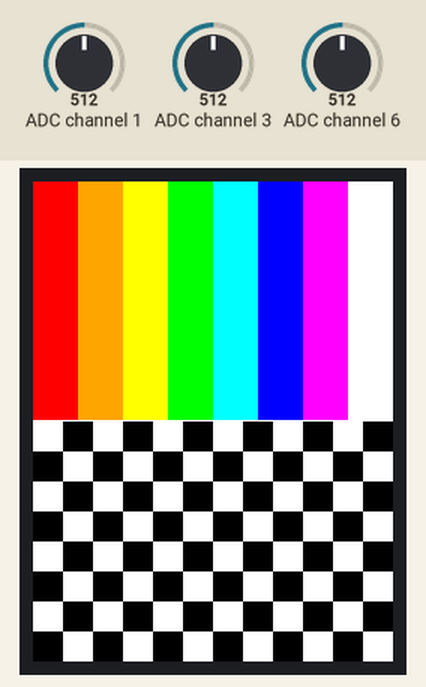
Bench run of a program on a simulated Raspberry Pi (BCM pin numbers), started with the argument all. On the bench: 240×320 colour display. The inputs (shaded band) are chosen by the test bench; at power-on: ADC channel 1 = 512, ADC channel 3 = 512, ADC channel 6 = 512 (analog values on the 0–1023 scale). Text uses the font file from the repository; what the program prints to the terminal is not drawn.

Above: at 7.3 s.
At 11.1 s:
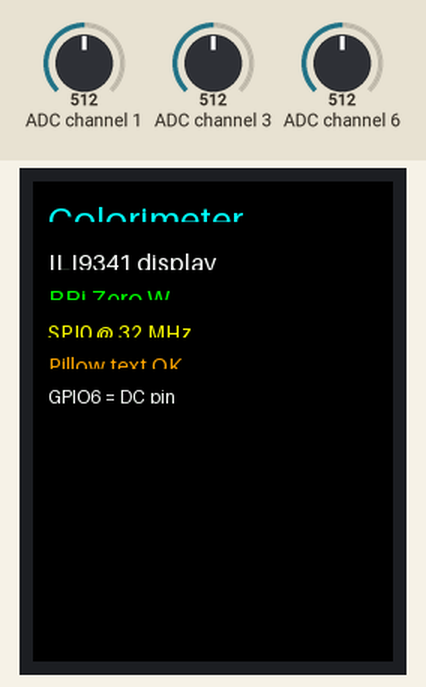
At 14.8 s:
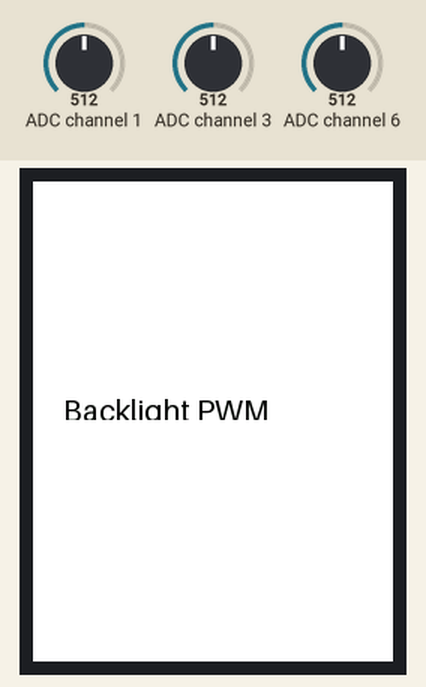
At 18.8 s:
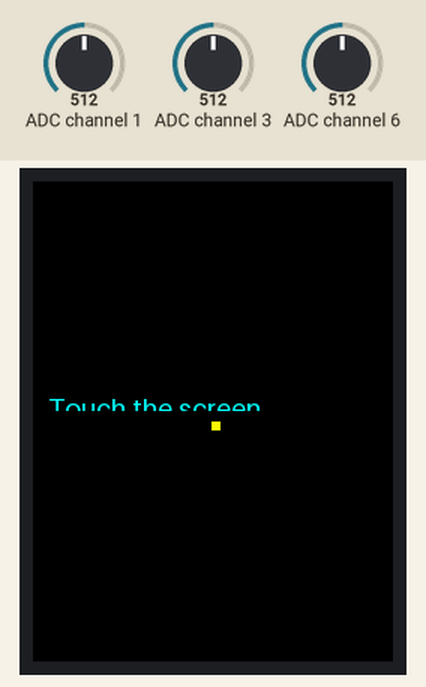

Measured:
- what the display in image 0 shows lasts 3.5 s, from 7.3 s to 10.8 s
- what the display in image 2 shows lasts 3.2 s, from 14.8 s to 18.0 s

The program:

Adafruit_1651_display_test.py
```python
#!/usr/bin/env python3
"""
display_test.py  —  Adafruit 1651 proof-of-life test
-----------------------------------------------------
Tests
  ILI9341 display (TFT)
  TSC2007 touch
  TSIRQ interrupt
  backlight PWM

Hardware (from as-built pin map):
  SPI0 MOSI  GPIO10  pin 19   -> ILI9341
  SPI0 MISO  GPIO9   pin 21   <- ILI9341
  SPI0 SCLK  GPIO11  pin 23   -> ILI9341
  SPI0 CE0   GPIO8   pin 24   -> TFT CS  (hardware managed)
  TFT DC     GPIO6   pin 31   -> ILI9341 Data/Command
  I2C SDA    GPIO2   pin 3    -> TSC2007
  I2C SCL    GPIO3   pin 5    -> TSC2007
  TSIRQ      GPIO4   pin 7    <- TSC2007 active-low interrupt
  Backlight  GPIO13  pin 33      hardware PWM1 via pigpio

Usage:
  python3 display_test.py fill       # flood screen, cycle colours
  python3 display_test.py pattern    # colour bars + basic shapes
  python3 display_test.py text       # text rendering via Pillow
  python3 display_test.py backlight  # PWM brightness ramp up and down
  python3 display_test.py touch      # poll touch coordinates for 30 s
  python3 display_test.py tsirq      # wait for TSIRQ then read touch (30 s)
  python3 display_test.py all        # run every test in sequence
"""

import sys
import time
import struct
import spidev
import RPi.GPIO as GPIO
import smbus2
import pigpio
from PIL import Image, ImageDraw, ImageFont

# ── Pin assignments ───────────────────────────────────────────────────────────
DC_PIN    = 6       # TFT Data/Command select
TSIRQ_PIN = 4       # TSC2007 interrupt, active-low
BL_PIN    = 13      # backlight, hardware PWM1

SPI_BUS  = 0
SPI_DEV  = 0
SPI_HZ   = 8_000_000

I2C_BUS  = 1
TSC_ADDR = 0x48

# ── Display geometry ──────────────────────────────────────────────────────────
W, H = 240, 320

# ── RGB565 colour helpers ─────────────────────────────────────────────────────
def rgb565(r, g, b):
    return ((r & 0xF8) << 8) | ((g & 0xFC) << 3) | (b >> 3)

def rgb565_bytes(r, g, b):
    c = rgb565(r, g, b)
    return bytes([c >> 8, c & 0xFF])

BLACK   = rgb565(  0,   0,   0)
WHITE   = rgb565(255, 255, 255)
RED     = rgb565(255,   0,   0)
GREEN   = rgb565(  0, 255,   0)
BLUE    = rgb565(  0,   0, 255)
CYAN    = rgb565(  0, 255, 255)
MAGENTA = rgb565(255,   0, 255)
YELLOW  = rgb565(255, 255,   0)
ORANGE  = rgb565(255, 165,   0)

# ── ILI9341 register addresses ────────────────────────────────────────────────
_SWRESET  = 0x01
_SLPOUT   = 0x11
_DISPON   = 0x29
_CASET    = 0x2A
_PASET    = 0x2B
_RAMWR    = 0x2C
_MADCTL   = 0x36
_COLMOD   = 0x3A
_PWCTR1   = 0xC0
_PWCTR2   = 0xC1
_VMCTR1   = 0xC5
_VMCTR2   = 0xC7
_FRMCTR1  = 0xB1
_DFUNCTR  = 0xB6
_GMCTRP1  = 0xE0
_GMCTRN1  = 0xE1

# ── SPI and GPIO globals ──────────────────────────────────────────────────────
_spi = None
_pi  = None   # pigpio instance


# ── ILI9341 low-level interface ───────────────────────────────────────────────

def _cmd(c):
    GPIO.output(DC_PIN, GPIO.LOW)
    _spi.writebytes([c])

def _data(d):
    GPIO.output(DC_PIN, GPIO.HIGH)
    if isinstance(d, int):
        _spi.writebytes([d])
    else:
        _spi.writebytes2(d)

def _reg(c, *args):
    _cmd(c)
    if args:
        _data(list(args))


# ── ILI9341 initialisation ────────────────────────────────────────────────────

def _init_display():
    """Full ILI9341 init sequence."""
    _cmd(_SWRESET);  time.sleep(0.20)
    _reg(_PWCTR1,  0x23)
    _reg(_PWCTR2,  0x10)
    _reg(_VMCTR1,  0x3E, 0x28)
    _reg(_VMCTR2,  0x86)
    _reg(_MADCTL,  0x48)          # row/col order, BGR
    _reg(0x37,     0x00)          # vertical scroll zero
    _reg(_COLMOD,  0x55)          # 16-bit colour
    _reg(_FRMCTR1, 0x00, 0x18)
    _reg(_DFUNCTR, 0x08, 0x82, 0x27)
    _reg(0xF2,     0x00)          # gamma function disable
    _reg(0x26,     0x01)          # gamma curve 1
    _reg(_GMCTRP1,
         0x0F, 0x31, 0x2B, 0x0C, 0x0E,
         0x08, 0x4E, 0xF1, 0x37, 0x07,
         0x10, 0x03, 0x0E, 0x09, 0x00)
    _reg(_GMCTRN1,
         0x00, 0x0E, 0x14, 0x03, 0x11,
         0x07, 0x31, 0xC1, 0x48, 0x08,
         0x0F, 0x0C, 0x31, 0x36, 0x0F)
    _cmd(_SLPOUT); time.sleep(0.15)
    _cmd(_DISPON)


# ── ILI9341 drawing primitives ────────────────────────────────────────────────

def _set_window(x0, y0, x1, y1):
    _cmd(_CASET);  _data(struct.pack(">HH", x0, x1))
    _cmd(_PASET);  _data(struct.pack(">HH", y0, y1))
    _cmd(_RAMWR)

def fill_screen(color):
    _set_window(0, 0, W - 1, H - 1)
    pixel = bytes([color >> 8, color & 0xFF])
    GPIO.output(DC_PIN, GPIO.HIGH)
    chunk = pixel * 512
    total = W * H
    sent  = 0
    while sent < total:
        n = min(512, total - sent)
        _spi.writebytes2(pixel * n)
        sent += n

def fill_rect(x, y, w, h, color):
    _set_window(x, y, x + w - 1, y + h - 1)
    pixel = bytes([color >> 8, color & 0xFF])
    GPIO.output(DC_PIN, GPIO.HIGH)
    total = w * h
    sent  = 0
    while sent < total:
        n = min(512, total - sent)
        _spi.writebytes2(pixel * n)
        sent += n

def blit_image(img, x=0, y=0):
    """Blit a Pillow RGB image to the display."""
    img = img.convert("RGB")
    iw, ih = img.size
    _set_window(x, y, x + iw - 1, y + ih - 1)
    pixels = img.tobytes()
    GPIO.output(DC_PIN, GPIO.HIGH)
    buf = bytearray(iw * ih * 2)
    for i in range(0, len(pixels), 3):
        r, g, b = pixels[i], pixels[i+1], pixels[i+2]
        c = rgb565(r, g, b)
        j = (i // 3) * 2
        buf[j]   = c >> 8
        buf[j+1] = c & 0xFF
    _spi.writebytes2(buf)

def draw_text(text, x, y, fg=WHITE, bg=BLACK, size=16):
    """Render text using Pillow and blit to display."""
    try:
        font = ImageFont.load_default(size=size)
    except TypeError:
        font = ImageFont.load_default()
    tmp  = Image.new("RGB", (1, 1))
    bbox = ImageDraw.Draw(tmp).textbbox((0, 0), text, font=font)
    tw, th = bbox[2] - bbox[0], bbox[3] - bbox[1]
    surf = Image.new("RGB", (tw, th), _565_to_rgb(bg))
    ImageDraw.Draw(surf).text((0, 0), text, font=font, fill=_565_to_rgb(fg))
    blit_image(surf, x, y)

def _565_to_rgb(c):
    r = ((c >> 11) & 0x1F) << 3
    g = ((c >>  5) & 0x3F) << 2
    b =  (c        & 0x1F) << 3
    return (r, g, b)


# ── Backlight control ─────────────────────────────────────────────────────────

def set_backlight(percent):
    """Set backlight brightness 0-100 via hardware PWM."""
    duty = int(max(0, min(100, percent)) * 10000)
    _pi.hardware_PWM(BL_PIN, 2000, duty)


# ── TSC2007 touch reading ─────────────────────────────────────────────────────

# TSC2007 command bytes: C[7:4]=function, C[3:2]=power, C[1]=ADC res, C[0]=STS
_TSC_READ_X  = 0xC4   # measure X,  12-bit, power-on
_TSC_READ_Y  = 0xD4   # measure Y,  12-bit, power-on
_TSC_READ_Z1 = 0xB4   # measure Z1, 12-bit
_TSC_READ_Z2 = 0xC4   # measure Z2, 12-bit  (same byte as X — intentional)

# Calibration: map raw ADC range to pixel range
# These are typical values; run touch test and note min/max to refine
CAL_X_MIN, CAL_X_MAX = 300, 3700
CAL_Y_MIN, CAL_Y_MAX = 300, 3700

# def _tsc_read_channel(bus, cmd):
#     """Send one TSC2007 command, return 12-bit result."""
#     bus.write_byte(TSC_ADDR, cmd)
#     time.sleep(0.001)
#     raw = bus.read_word_data(TSC_ADDR, 0)
#     # Result is in upper 12 bits of the 16-bit word, big-endian
#     return ((raw & 0xFF) << 4) | ((raw >> 12) & 0x0F)

# def read_touch_raw(bus):
#     """Return raw (x, y, z1) ADC values from TSC2007."""
#     x  = _tsc_read_channel(bus, _TSC_READ_X)
#     y  = _tsc_read_channel(bus, _TSC_READ_Y)
#     z1 = _tsc_read_channel(bus, _TSC_READ_Z1)
#     return x, y, z1

def _tsc_read_channel(bus, cmd):
    """
    TSC2007 protocol: write one command byte, read two bytes back.
    Result is 12-bit value in bits [15:4] of the two-byte response.
    Uses raw i2c_rdwr to avoid SMBus framing issues.
    """
    write = smbus2.i2c_msg.write(TSC_ADDR, [cmd])
    read  = smbus2.i2c_msg.read(TSC_ADDR, 2)
    bus.i2c_rdwr(write)
    time.sleep(0.002)
    bus.i2c_rdwr(read)
    data = list(read)
    return ((data[0] << 4) | (data[1] >> 4)) & 0xFFF

def read_touch_raw(bus):
    """Return raw (x, y, z1) ADC values from TSC2007."""
    x  = _tsc_read_channel(bus, 0xC0)   # X measurement, 12-bit, power-on
    y  = _tsc_read_channel(bus, 0xD0)   # Y measurement, 12-bit, power-on
    z1 = _tsc_read_channel(bus, 0xB0)   # Z1 pressure
    return x, y, z1

def raw_to_pixels(rx, ry):
    """Map raw ADC values to display pixel coordinates."""
    px = int((rx - CAL_X_MIN) / (CAL_X_MAX - CAL_X_MIN) * W)
    py = int((ry - CAL_Y_MIN) / (CAL_Y_MAX - CAL_Y_MIN) * H)
    px = max(0, min(W - 1, px))
    py = max(0, min(H - 1, py))
    return px, py


# ── Hardware setup and teardown ───────────────────────────────────────────────

def setup():
    global _spi, _pi

    GPIO.setmode(GPIO.BCM)
    GPIO.setwarnings(False)
    GPIO.setup(DC_PIN,    GPIO.OUT, initial=GPIO.HIGH)
    GPIO.setup(TSIRQ_PIN, GPIO.IN,  pull_up_down=GPIO.PUD_UP)

    _spi = spidev.SpiDev()
    _spi.open(SPI_BUS, SPI_DEV)
    _spi.max_speed_hz = SPI_HZ
    _spi.mode = 0

    _pi = pigpio.pi()
    if not _pi.connected:
        print("ERROR: pigpio daemon not running. Run: sudo systemctl start pigpiod")
        sys.exit(1)

    set_backlight(80)
    _init_display()
    print("Display initialised.")

def teardown():
    fill_screen(BLACK)
    set_backlight(0)
    _spi.close()
    _pi.stop()
    GPIO.cleanup()
    print("Done.")


# ── Individual tests ──────────────────────────────────────────────────────────

def test_fill():
    """Flood screen with solid colours in sequence."""
    print("\n── test_fill ────────────────────────────")
    colours = [
        (RED,     "Red"),
        (GREEN,   "Green"),
        (BLUE,    "Blue"),
        (WHITE,   "White"),
        (CYAN,    "Cyan"),
        (MAGENTA, "Magenta"),
        (YELLOW,  "Yellow"),
        (BLACK,   "Black"),
    ]
    for color, name in colours:
        print(f"  {name}")
        fill_screen(color)
        time.sleep(0.6)
    print("  fill test complete.")


def test_pattern():
    """Draw colour bars and a centred circle."""
    print("\n── test_pattern ─────────────────────────")
    fill_screen(BLACK)
    bar_w = W // 8
    bars  = [RED, ORANGE, YELLOW, GREEN, CYAN, BLUE, MAGENTA, WHITE]
    for i, color in enumerate(bars):
        fill_rect(i * bar_w, 0, bar_w, H // 2, color)
    # Horizontal divider
    fill_rect(0, H // 2 - 1, W, 2, WHITE)
    # Checkerboard in lower half
    sq = 20
    for row in range(H // 2 // sq + 1):
        for col in range(W // sq + 1):
            color = WHITE if (row + col) % 2 == 0 else BLACK
            fill_rect(col * sq, H // 2 + row * sq, sq, sq, color)
    print("  pattern drawn. Pausing 3 s...")
    time.sleep(3)
    print("  pattern test complete.")


def test_text():
    """Render several lines of text at different sizes."""
    print("\n── test_text ────────────────────────────")
    fill_screen(BLACK)
    lines = [
        ("Colorimeter", 10,  10, CYAN,    24),
        ("ILI9341 display", 10,  44, WHITE,   16),
        ("RPi Zero W",  10,  68, GREEN,   16),
        ("SPI0 @ 32 MHz", 10,  92, YELLOW,  14),
        ("Pillow text OK", 10, 114, ORANGE,  14),
        ("GPIO6 = DC pin",  10, 136, WHITE,   12),
    ]
    for text, x, y, fg, size in lines:
        draw_text(text, x, y, fg=fg, bg=BLACK, size=size)
        print(f"  drew: '{text}'")
    time.sleep(3)
    print("  text test complete.")


def test_backlight():
    """Ramp backlight brightness up and down using hardware PWM."""
    print("\n── test_backlight ───────────────────────")
    fill_screen(WHITE)
    draw_text("Backlight PWM", 20, 140, fg=BLACK, bg=WHITE, size=20)
    print("  ramping up...")
    for pct in range(0, 101, 5):
        set_backlight(pct)
        print(f"  {pct}%")
        time.sleep(0.08)
    print("  ramping down...")
    for pct in range(100, -1, -5):
        set_backlight(pct)
        time.sleep(0.08)
    set_backlight(80)
    print("  backlight test complete.")


def test_touch():
    """Poll TSC2007 over I2C and print touch coordinates for 30 seconds."""
    print("\n── test_touch (30 s) ────────────────────")
    print("  Touch the screen. Raw ADC values and mapped pixels shown.")
    print("  Note min/max raw values to refine CAL_X/Y_MIN/MAX constants.\n")

    fill_screen(BLACK)
    draw_text("Touch the screen", 10, 140, fg=CYAN, bg=BLACK, size=18)

    bus      = smbus2.SMBus(I2C_BUS)
    PRESSURE_THRESHOLD = 100
    deadline = time.monotonic() + 30

    try:
        last_dot = (None, None)
        while time.monotonic() < deadline:
            rx, ry, z1 = read_touch_raw(bus)
            if z1 > PRESSURE_THRESHOLD:
                px, py = raw_to_pixels(rx, ry)
                print(f"  raw=({rx:4d},{ry:4d})  z1={z1:4d}  pixel=({px:3d},{py:3d})")
                # Draw a dot where touched
                if (px, py) != last_dot:
                    fill_rect(max(0, px-3), max(0, py-3), 6, 6, YELLOW)
                    last_dot = (px, py)
            time.sleep(0.05)
    finally:
        bus.close()

    print("  touch test complete.")


def test_tsirq():
    """Wait for TSIRQ (GPIO4) to assert, then read one touch sample."""
    print("\n── test_tsirq (30 s) ────────────────────")
    print("  Waiting for TSIRQ interrupt on GPIO4 (active-low).")
    print("  Tap the screen to trigger.\n")

    fill_screen(BLACK)
    draw_text("Waiting for TSIRQ", 5, 130, fg=MAGENTA, bg=BLACK, size=16)
    draw_text("Tap screen...",      5, 155, fg=WHITE,   bg=BLACK, size=16)

    bus      = smbus2.SMBus(I2C_BUS)
    deadline = time.monotonic() + 30
    hit      = 0

    try:
        while time.monotonic() < deadline:
            irq = GPIO.input(TSIRQ_PIN)
            if irq == GPIO.LOW:
                hit += 1
                rx, ry, z1 = read_touch_raw(bus)
                px, py     = raw_to_pixels(rx, ry)
                print(f"  TSIRQ #{hit:3d}  raw=({rx:4d},{ry:4d})  z1={z1:4d}"
                      f"  pixel=({px:3d},{py:3d})")
                fill_screen(BLACK)
                draw_text(f"TSIRQ #{hit}", 60, 100, fg=GREEN,  bg=BLACK, size=24)
                draw_text(f"px={px} py={py}", 40, 135, fg=WHITE, bg=BLACK, size=18)
                # Debounce — wait for release
                while GPIO.input(TSIRQ_PIN) == GPIO.LOW:
                    time.sleep(0.02)
                time.sleep(0.05)
            else:
                time.sleep(0.02)
    finally:
        bus.close()

    if hit == 0:
        print("  No TSIRQ events detected.")
        print("  Check: TSIRQ/#2 jumper soldered on 1651? GPIO4 wired to J1-Pin10?")
    else:
        print(f"  {hit} TSIRQ event(s) detected. Test complete.")


# ── Main ──────────────────────────────────────────────────────────────────────

TESTS = {
    "fill":      test_fill,
    "pattern":   test_pattern,
    "text":      test_text,
    "backlight": test_backlight,
    "touch":     test_touch,
    "tsirq":     test_tsirq,
}

def usage():
    print(__doc__)
    sys.exit(1)

if __name__ == "__main__":
    if len(sys.argv) < 2:
        usage()

    cmd = sys.argv[1].lower()
    if cmd not in TESTS and cmd != "all":
        print(f"Unknown test: '{cmd}'")
        usage()

    setup()
    try:
        if cmd == "all":
            for name, fn in TESTS.items():
                print(f"\nRunning: {name}")
                fn()
                time.sleep(0.5)
        else:
            TESTS[cmd]()
    except KeyboardInterrupt:
        print("\nInterrupted.")
    finally:
        teardown()
```
